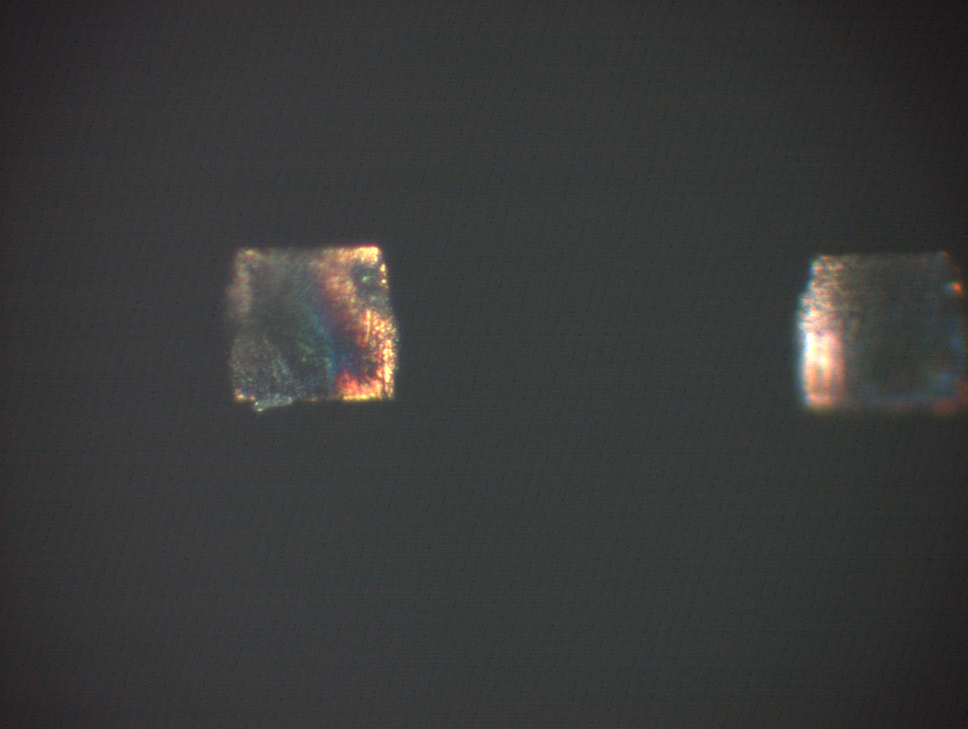
#> input picture -10.bmp, 968 x 729 px, shrunk from 1360 x 1024 before the run
$ python test.py
#> lines starting #> are read from the running program, lines starting #| are printed output that depends on the picture; after the words box and inside, x2 and y2 are one past the last pixel; in counts of white or black regions, pixels touching at a corner belong together

#0919

import numpy as np
import cv2
import os


test_pic=cv2.imread('-10.bmp')
#> test_pic is the input picture: shape (729, 968, 3); mean B, G, R 56.8, 57.3, 56.8


cwd = os.getcwd()
print("Current working directory: {0}".format(cwd))


#將圖轉成灰階
img_gray=cv2.cvtColor(test_pic,cv2.COLOR_BGR2GRAY)


#apply binary thresholding
#調整圖形閥值

ret, thresh = cv2.threshold(img_gray, 65, 255, cv2.THRESH_BINARY)
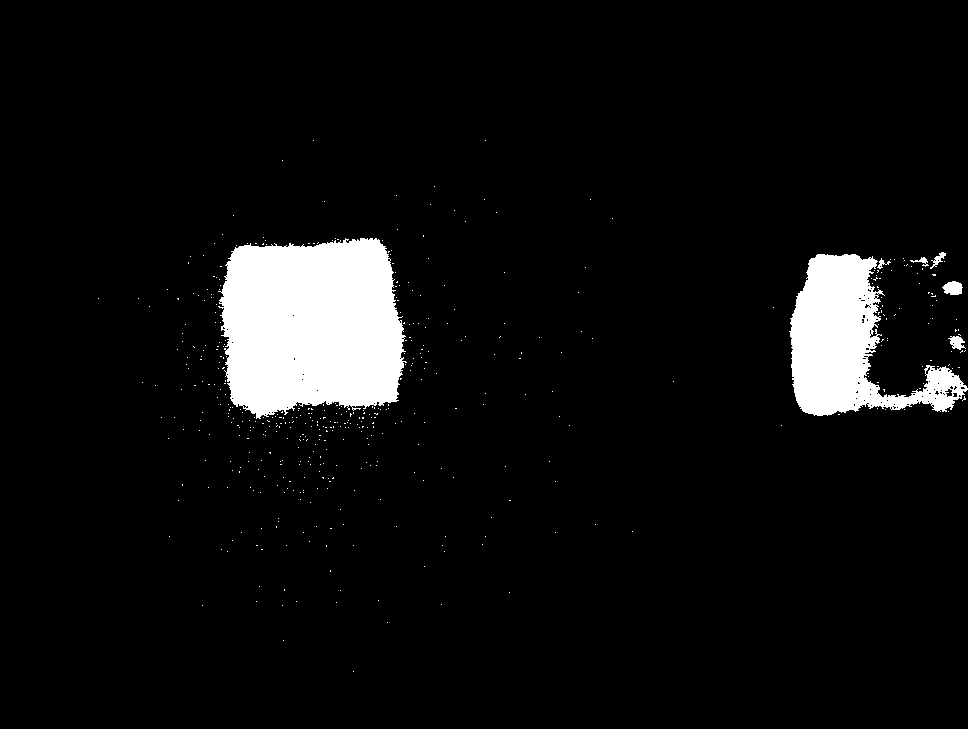
#> thresh: shape (729, 968); 6.1% white; 488 white regions (481 under 20 px)

contours, hierarchy = cv2.findContours(thresh, cv2.RETR_TREE, cv2.CHAIN_APPROX_SIMPLE)
#> contours = 600 contours, 590 with area under 20; largest, box (x1, y1, x2, y2) and area: (218, 238, 407, 419) 27474, (789, 254, 968, 416) 13622, (942, 281, 963, 295) 190, (948, 336, 966, 350) 120, (930, 252, 946, 269) 66


# visualize the binary image


cv2.drawContours(thresh, contours, -1, (65,255,0), 3)
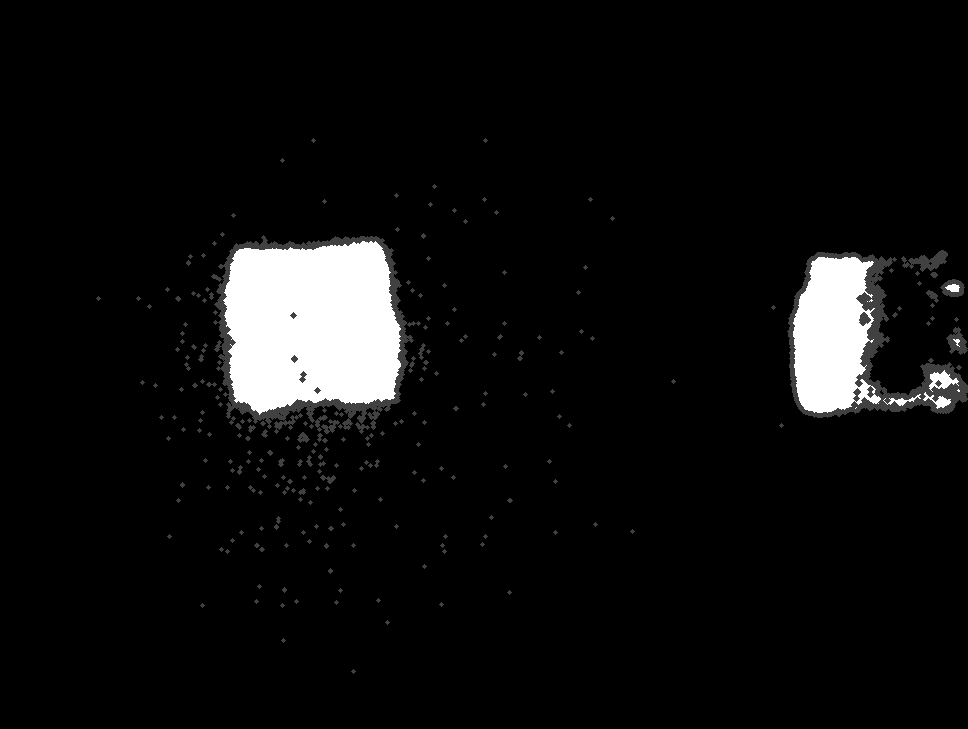
#> thresh: shape (729, 968); 2.33% of pixels changed, all inside (x1, y1, x2, y2) = (96, 138, 968, 674)
cv2.imshow('Binary image', thresh)
cv2.waitKey(0)
cv2.imwrite('image_thres1.jpg', thresh)
cv2.destroyAllWindows()
